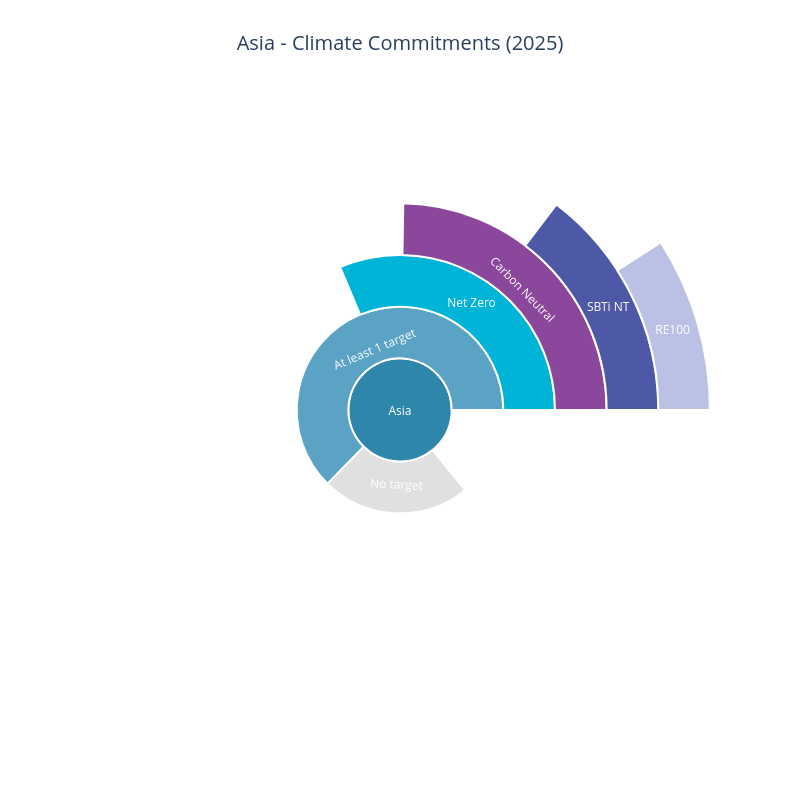
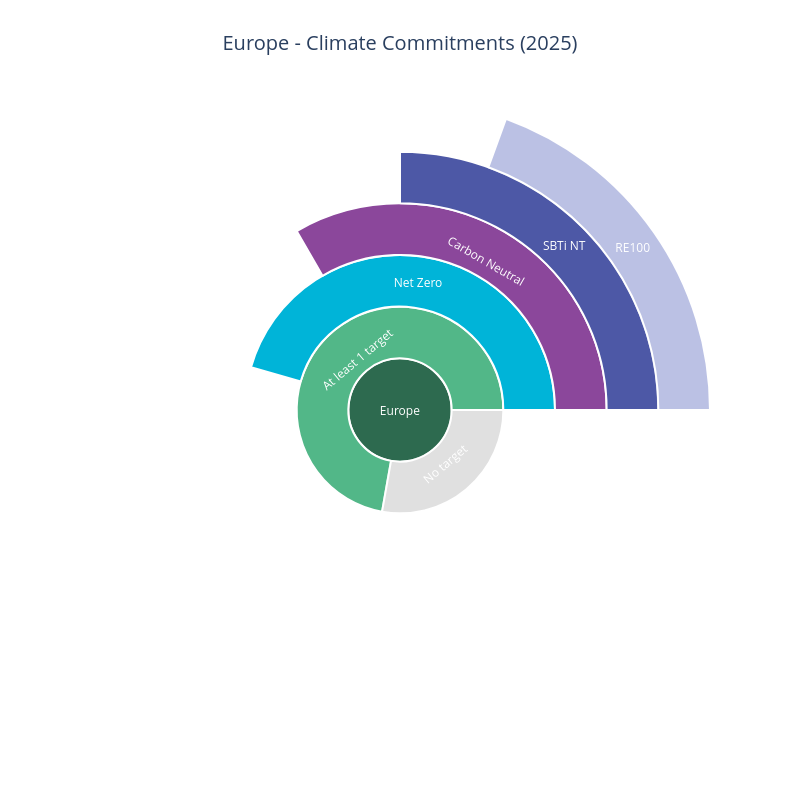
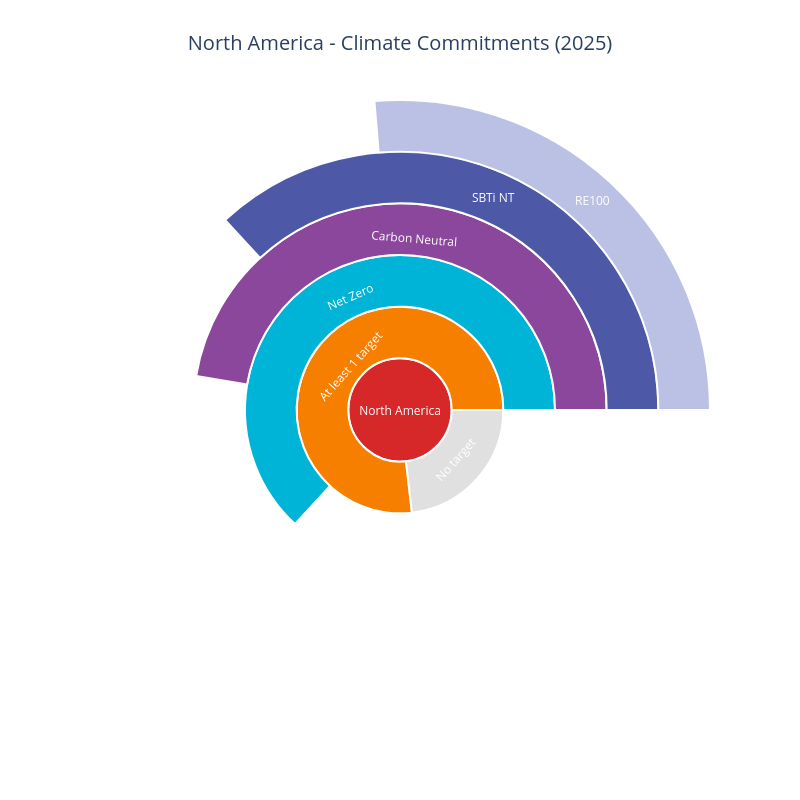
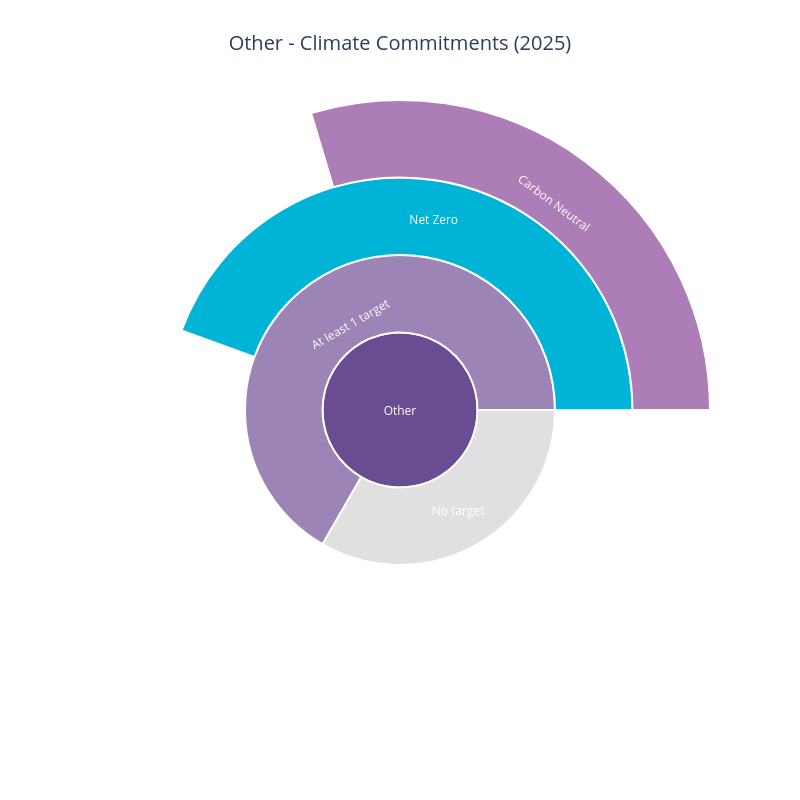

Write notebook code for charts like these, in order.
### Code cell
import plotly.graph_objects as go

# Data for each region
regions_data = {
    'Asia': {
        'labels': ["Asia", "At least 1 target", "No target", "Net Zero", "Carbon Neutral", "SBTi NT", "RE100"],
        'parents': ["", "Asia", "Asia", "At least 1 target", "Net Zero", "Carbon Neutral", "SBTi NT"],
        'values': [198, 124, 46, 62, 49, 29, 18, ],
        'colors': ["#2E86AB", "#5BA3C5", "#D3D3D3", "#00B4D8", "#8B479B", "#4D58A6", "#9FA8DA"]
    },
    'Europe': {
        'labels': ["Europe", "At least 1 target", "No target", "Net Zero", "Carbon Neutral", "SBTi NT", "RE100"],
        'parents': ["", "Europe", "Europe", "At least 1 target", "Net Zero", "Carbon Neutral", "SBTi NT"],
        'values': [180, 130, 50, 82, 60, 45, 35],
        'colors': ["#2D6A4F", "#52B788", "#D3D3D3", "#00B4D8", "#8B479B", "#4D58A6", "#9FA8DA"]
    },
    'North America': {
        'labels': ["North America", "At least 1 target", "No target", "Net Zero", "Carbon Neutral", "SBTi NT", "RE100"],
        'parents': ["", "North America", "North America", "At least 1 target", "Net Zero", "Carbon Neutral", "SBTi NT"],
        'values': [95, 73, 22, 60, 45, 35, 25],
        'colors': ["#D62828", "#F77F00", "#D3D3D3", "#00B4D8", "#8B479B", "#4D58A6", "#9FA8DA"]
    },
    'Other': {
        'labels': ["Other", "At least 1 target", "No target", "Net Zero", "Carbon Neutral"],
        'parents': ["", "Other", "Other", "At least 1 target", "Net Zero"],
        'values': [27, 18, 9, 12, 8],
        'colors': ["#6A4C93", "#9D84B7", "#D3D3D3", "#00B4D8", "#8B479B"]
    }
}

# Create separate chart for each region
for region_name, data in regions_data.items():
    fig = go.Figure(go.Sunburst(
        labels=data['labels'],
        parents=data['parents'],
        values=data['values'],
        branchvalues="total",
        marker=dict(
            colors=data['colors'],
            line=dict(color='white', width=2)
        ),
        textfont=dict(size=12, color='white'),
        hovertemplate='<b>%{label}</b><br>Companies: %{value}<br>%{percentParent}<extra></extra>'
    ))
    
    fig.update_layout(
        title={
            'text': f"{region_name} - Climate Commitments (2025)",
            'x': 0.5,
            'xanchor': 'center',
            'font': {'size': 20}
        },
        width=800,
        height=800,
        paper_bgcolor='white'
    )
    
    fig.show()
    
    # To save each separately:
    # fig.write_image(f"sunburst_{region_name.lower().replace(' ', '_')}.png", width=1000, height=1000, scale=2)

### Figure 1 — Plotly figure (JSON) as saved in the notebook; plotly's stock layout.template omitted (floating-point values rounded to 4 significant figures)
{"data": [{"branchvalues": "total", "hovertemplate": "<b>%{label}</b><br>Companies: %{value}<br>%{percentParent}<extra></extra>", "labels": ["Asia", "At least 1 target", "No target", "Net Zero", "Carbon Neutral", "SBTi NT", "RE100"], "marker": {"colors": ["#2E86AB", "#5BA3C5", "#D3D3D3", "#00B4D8", "#8B479B", "#4D58A6", "#9FA8DA"], "line": {"color": "white", "width": 2}}, "parents": ["", "Asia", "Asia", "At least 1 target", "Net Zero", "Carbon Neutral", "SBTi NT"], "textfont": {"color": "white", "size": 12}, "type": "sunburst", "values": [198, 124, 46, 62, 49, 29, 18]}], "layout": {"height": 800, "paper_bgcolor": "white", "title": {"font": {"size": 20}, "text": "Asia - Climate Commitments (2025)", "x": 0.5, "xanchor": "center"}, "width": 800}}

### Figure 2 — Plotly figure (JSON) as saved in the notebook; plotly's stock layout.template omitted (floating-point values rounded to 4 significant figures)
{"data": [{"branchvalues": "total", "hovertemplate": "<b>%{label}</b><br>Companies: %{value}<br>%{percentParent}<extra></extra>", "labels": ["Europe", "At least 1 target", "No target", "Net Zero", "Carbon Neutral", "SBTi NT", "RE100"], "marker": {"colors": ["#2D6A4F", "#52B788", "#D3D3D3", "#00B4D8", "#8B479B", "#4D58A6", "#9FA8DA"], "line": {"color": "white", "width": 2}}, "parents": ["", "Europe", "Europe", "At least 1 target", "Net Zero", "Carbon Neutral", "SBTi NT"], "textfont": {"color": "white", "size": 12}, "type": "sunburst", "values": [180, 130, 50, 82, 60, 45, 35]}], "layout": {"height": 800, "paper_bgcolor": "white", "title": {"font": {"size": 20}, "text": "Europe - Climate Commitments (2025)", "x": 0.5, "xanchor": "center"}, "width": 800}}

### Figure 3 — Plotly figure (JSON) as saved in the notebook; plotly's stock layout.template omitted (floating-point values rounded to 4 significant figures)
{"data": [{"branchvalues": "total", "hovertemplate": "<b>%{label}</b><br>Companies: %{value}<br>%{percentParent}<extra></extra>", "labels": ["North America", "At least 1 target", "No target", "Net Zero", "Carbon Neutral", "SBTi NT", "RE100"], "marker": {"colors": ["#D62828", "#F77F00", "#D3D3D3", "#00B4D8", "#8B479B", "#4D58A6", "#9FA8DA"], "line": {"color": "white", "width": 2}}, "parents": ["", "North America", "North America", "At least 1 target", "Net Zero", "Carbon Neutral", "SBTi NT"], "textfont": {"color": "white", "size": 12}, "type": "sunburst", "values": [95, 73, 22, 60, 45, 35, 25]}], "layout": {"height": 800, "paper_bgcolor": "white", "title": {"font": {"size": 20}, "text": "North America - Climate Commitments (2025)", "x": 0.5, "xanchor": "center"}, "width": 800}}

### Figure 4 — Plotly figure (JSON) as saved in the notebook; plotly's stock layout.template omitted (floating-point values rounded to 4 significant figures)
{"data": [{"branchvalues": "total", "hovertemplate": "<b>%{label}</b><br>Companies: %{value}<br>%{percentParent}<extra></extra>", "labels": ["Other", "At least 1 target", "No target", "Net Zero", "Carbon Neutral"], "marker": {"colors": ["#6A4C93", "#9D84B7", "#D3D3D3", "#00B4D8", "#8B479B"], "line": {"color": "white", "width": 2}}, "parents": ["", "Other", "Other", "At least 1 target", "Net Zero"], "textfont": {"color": "white", "size": 12}, "type": "sunburst", "values": [27, 18, 9, 12, 8]}], "layout": {"height": 800, "paper_bgcolor": "white", "title": {"font": {"size": 20}, "text": "Other - Climate Commitments (2025)", "x": 0.5, "xanchor": "center"}, "width": 800}}
